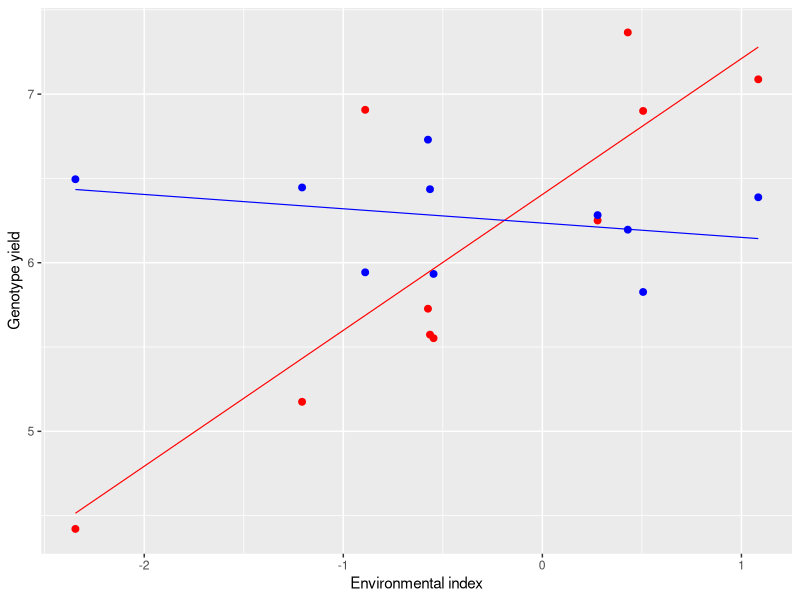

Recreate this plot in R.
## ---- chunk 1
set.seed(1234)
MedEnv <- rnorm(10, 0, 1)
MedGen1 <- 6.5 + 0.9*MedEnv + rnorm(10, 0, 0.5)
MedGen2 <- 6.5 + 0.1 *MedEnv + rnorm(10, 0, 0.5)

library(ggplot2)
dataset <- data.frame(MedEnv, MedGen1, MedGen2)
ggplot(dataset) +
  geom_point(aes(x = MedEnv, y = MedGen1), col = "red", size = 2) +
  geom_point(aes(x = MedEnv, y = MedGen2), col = "blue", size = 2) +
  stat_smooth(aes(x = MedEnv, y = MedGen1), 
              method = "lm", se = F, col = "red", lwd = 0.4) +
  stat_smooth(aes(x = MedEnv, y = MedGen2), 
              method = "lm", se = F, col = "blue", lwd = 0.4) +
  labs(x = "Environmental index", y = "Genotype yield")

## ---- chunk 2
rm(list=ls())
library(nlme)
library(emmeans)
Block <- factor(rep(c(1:3), 42))
Var <- factor(rep(LETTERS[1:7],each=18))
Loc <- factor(rep(rep(letters[1:6], each=3), 7))
P1 <- factor(Loc:Block)
Yield <- c(60,65,60,80,65,75,70,75,70,72,82,90,48,45,50,50,40,40,
           80,90,83,70,60,60,85,90,90,70,85,80,40,40,40,38,40,50,
           25,28,30,40,35,35,35,30,30,40,35,35,35,25,20,35,30,30,
           50,65,50,40,40,40,48,50,52,45,45,50,50,50,45,40,48,40,
           52,50,55,55,54,50,40,40,60,48,38,45,38,30,40,35,40,35,
           22,25,25,30,28,32,28,25,30,26,28,28,45,50,45,50,50,50,
           30,30,25,28,34,35,40,45,35,30,32,35,45,35,38,44,45,40)
dataFull <- data.frame(Block, Var, Loc, Yield)
rm(Block, Var, Loc, P1, Yield)
head(dataFull)
## ---- chunk 3
library(dplyr)
dataFull <- dataFull |>
  group_by(Loc) |> 
  mutate(ej = mean(Yield) - mean(dataFull$Yield))
head(dataFull)
## ---- chunk 4
mod.aov <- lm(Yield ~ Loc/Block + Var*Loc, data = dataFull)
anova(mod.aov)
## ---- chunk 5
# Augmented ANOVA model
mod.aov2 <- lm(Yield ~ Loc/Block + Var/ej + Loc:Var, data=dataFull)
anova(mod.aov2)
## ---- chunk 6
# Finlay-Wilkinson model
modFull1 <- lme(Yield ~ Var/ej - 1, 
                random = list(Loc = pdIdent(~ Var - 1),
                              Loc = pdIdent(~ Block - 1)), 
                data=dataFull)
summary(modFull1)$tTable
VarCorr(modFull1)
## ---- chunk 7
# Eberhart-Russel model
modFull2 <- lme(Yield ~ Var/ej - 1, 
                random = list(Loc = pdDiag(~ Var - 1),
                              Loc = pdIdent(~ Block - 1)), 
                data=dataFull)
summary(modFull2)$tTable
VarCorr(modFull2)
## ---- chunk 8
library(emmeans)
muGE <- as.data.frame( emmeans(mod.aov, ~Var:Loc) )[,1:3]
names(muGE) <- c("Var", "Loc", "Yield")
muGE <- muGE %>% 
  group_by(Loc) %>% 
  mutate(ej = mean(Yield) - mean(muGE$Yield))
## ---- chunk 9
# Finlay-Wilkinson model
modFinlay <- lm(Yield ~ Var/ej - 1, data=muGE)
summary(modFinlay)
sigmaf <- summary(modFinlay)$sigma^2 
sigma2 <- summary(mod.aov)$sigma^2 
sigmaf - sigma2/3 #sigma2_d
## ---- chunk 10
# Eberarth-Russel model
modEberarth <- gls(Yield ~ Var/ej - 1, 
              weights=varIdent(form=~1|Var), data=muGE)
coefs <- summary(modEberarth)$tTable
coefs
sigma <- summary(modEberarth)$sigma
sigma2fi <- (c(1, coef(modEberarth$modelStruct$varStruct, uncons = FALSE)) * sigma)^2
names(sigma2fi)[1] <- "A"
sigma2fi - sigma2/3 #sigma2_di
